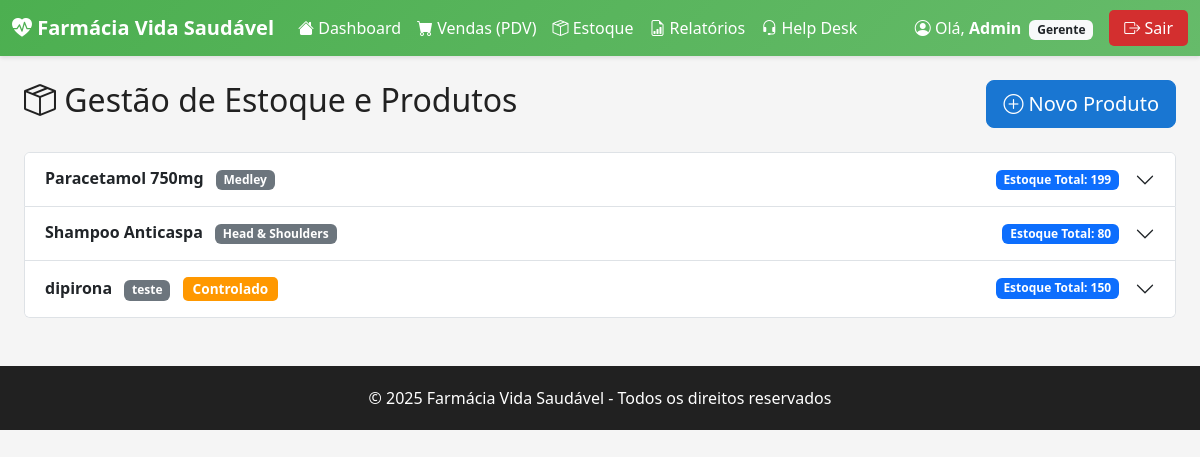
The page /produtos (signed in) on the database its author committed.
### tables this page shows
CREATE TABLE produtos (
            id INTEGER PRIMARY KEY AUTOINCREMENT,
            nome TEXT NOT NULL,
            fabricante TEXT NOT NULL,
            categoria TEXT CHECK(categoria IN ('Comum', 'Controlado', 'Antibiotico', 'Higiene')) NOT NULL,
            preco_venda REAL NOT NULL,
            descricao TEXT,
            created_at TIMESTAMP DEFAULT CURRENT_TIMESTAMP
        );

### app.py (the view)
@app.route('/produtos')
@login_required
def produtos():
    try:
        produtos_lista = db.listar_produtos()
        return render_template('produtos.html', produtos=produtos_lista)
    except Exception as e:
        flash(f'Erro ao carregar produtos: {str(e)}', 'danger')
        return render_template('produtos.html', produtos=[])

### app.py (called while the page is built)
@app.after_request
def permitir_help_desk_php(response):
    origem = request.headers.get('Origin')
    origens_permitidas = {'http://localhost:8000', 'http://127.0.0.1:8000'}
    if origem in origens_permitidas:
        response.headers['Access-Control-Allow-Origin'] = origem
        response.headers['Access-Control-Allow-Credentials'] = 'true'
        response.headers['Access-Control-Allow-Headers'] = 'Content-Type'
        response.headers['Access-Control-Allow-Methods'] = 'GET, OPTIONS'
    return response

def login_required(f):
    @wraps(f)
    def decorated_function(*args, **kwargs):
        if 'user_id' not in session:
            flash('Você precisa fazer login para acessar esta página.', 'warning')
            return redirect(url_for('login'))
        return f(*args, **kwargs)
    return decorated_function

### db.py (called while the page is built)
def get_db_connection():
    try:
        conexao = sqlite3.connect(Config.DATABASE_PATH)
        conexao.row_factory = sqlite3.Row  # Retorna dicts ao invés de tuples
        return conexao
    except Exception as err:
        print(f"[ERRO DB] Falha na conexão: {err}")
        return None

def dict_from_row(row):
    if row is None:
        return None
    return dict(row)

### templates/produtos.html (shortened to what this page needs)
{% extends "base.html" %}
{% block content %}
<div class="container-fluid fade-in">
    <div class="d-flex justify-content-between align-items-center mb-4">
        <h2>
            <i class="bi bi-box-seam"></i> Gestão de Estoque e Produtos
        </h2>
        <button class="btn btn-primary btn-lg" data-bs-toggle="modal" data-bs-target="#modalNovoProduto">
            <i class="bi bi-plus-circle"></i> Novo Produto
        </button>
    </div>
    {% if produtos %}
    <div class="accordion" id="accordionProdutos">
        {% for produto in produtos %}
        <div class="accordion-item">
            <h2 class="accordion-header" id="heading-{{ produto.id }}">
                <button class="accordion-button collapsed" type="button" data-bs-toggle="collapse"
                    data-bs-target="#collapse-{{ produto.id }}">
                    <div class="d-flex justify-content-between w-100 me-3">
                        <div>
                            <strong>{{ produto.nome }}</strong>
                            <span class="badge bg-secondary ms-2">{{ produto.fabricante }}</span>
                            {% if produto.categoria == 'Controlado' %}
                            <span class="badge badge-controlado ms-2">Controlado</span>
                            {% endif %}
                        </div>
                        <div>
                            <span class="badge bg-primary">Estoque Total: {{ produto.estoque_total }}</span>
                        </div>
                    </div>
                </button>
            </h2>
        </div>
        {% endfor %}
    </div>
    {% else %}
    <div class="alert alert-info">
        <i class="bi bi-info-circle"></i>
        Nenhum produto cadastrado. Clique em "Novo Produto" para começar.
    </div>
    {% endif %}
</div>
{% endblock %}

### static/css/style.css (style rules this page uses)
:root { --primary-color: #1976D2; --secondary-color: #4CAF50; --danger-color: #D32F2F; --warning-color: #FF9800; --background-color: #F5F5F5; --text-dark: #212121; --text-light: #757575; }
body { background-color: var(--background-color); font-family: 'Segoe UI', Tahoma, Geneva, Verdana, sans-serif; color: var(--text-dark); }
.btn-primary { background-color: var(--primary-color) !important; border-color: var(--primary-color) !important; }
.badge-controlado { background-color: var(--warning-color); color: white; padding: 5px 10px; border-radius: 5px; font-size: 0.85rem; font-weight: 600; }
.fade-in { animation: fadeIn 0.5s ease-in; }

### rows shown on the page
produtos: nome "Paracetamol 750mg", fabricante "Medley", estoque_total "199"
produtos: nome "Shampoo Anticaspa", fabricante "Head & Shoulders", estoque_total "80"
produtos: nome "dipirona", fabricante "teste", categoria "Controlado", estoque_total "150"

### other values the page prints
{{ session.user_nome }} "Admin"
{{ session.user_cargo }} "Gerente"
